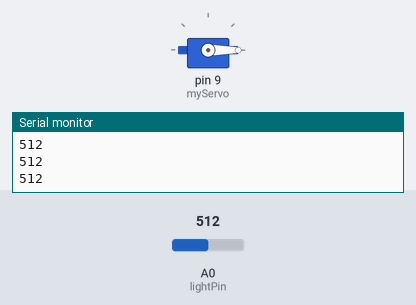
The sketch below on a simulated Arduino Uno, built with avr-gcc and run on an emulated ATmega328P. Shown: servo, the last lines printed to the serial monitor. The test bench sets the inputs (shaded band); at power-on: A0 (lightPin) = 512.

Above: at 1.2 s.
1.3 s: A0 (lightPin) set to 684
2.8 s: A0 (lightPin) set to 710
At 3.1 s:
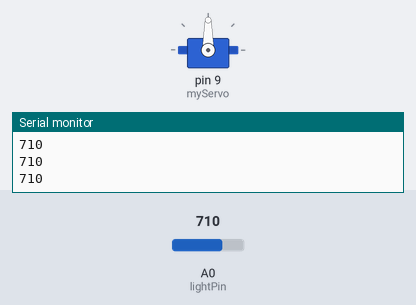
4.3 s: A0 (lightPin) set to 690
At 5.5 s:
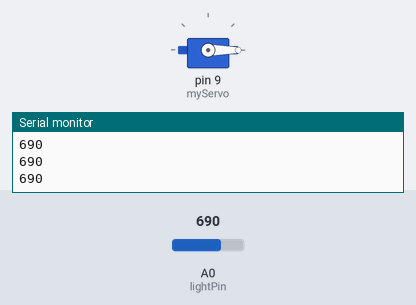
5.8 s: A0 (lightPin) set to 716
At 6.9 s:
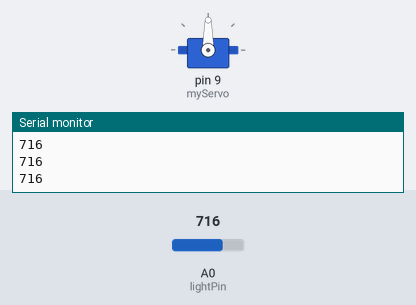
Timing chart, 0 to 8.3 s (numbered marks = the images above; inputs shaded):
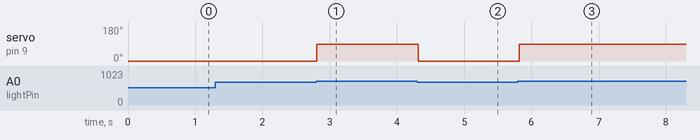

Measured:
- the behaviour switches between 700 and 701 on A0 (lightPin) (found by bisection; images 0 and 1)
- after the input at 2.8 s, servo on pin 9 (myServo): 0° → 90° at once
- after the input at 4.3 s, servo on pin 9 (myServo): 90° → 0° at once
- after the input at 5.8 s, servo on pin 9 (myServo): 0° → 90° at once

The sketch:

Exp1.ino
```cpp
#include <Servo.h>

Servo myServo;            // create servo object

int lightPin = A0;        // photoresistor connected to A0
int threshold = 700;      // if light > threshold -> bright, else dark

void setup() {
  myServo.attach(9);      // servo signal from pin 9
  Serial.begin(9600);     // start serial for debugging
  myServo.write(0);       // starting position - at 0 deg
}

void loop() {
  int light = analogRead(lightPin);  // read voltage from photoresistor
  Serial.println(light);             // send value (0-1023) to Serial Monitor

  if (light > threshold) {           // bright - servo to 90 degrees
    myServo.write(90);
  } else {                           // dark - servo to 0 degrees
    myServo.write(0);
  }

  delay(100);                        // small delay for stability
}
```
